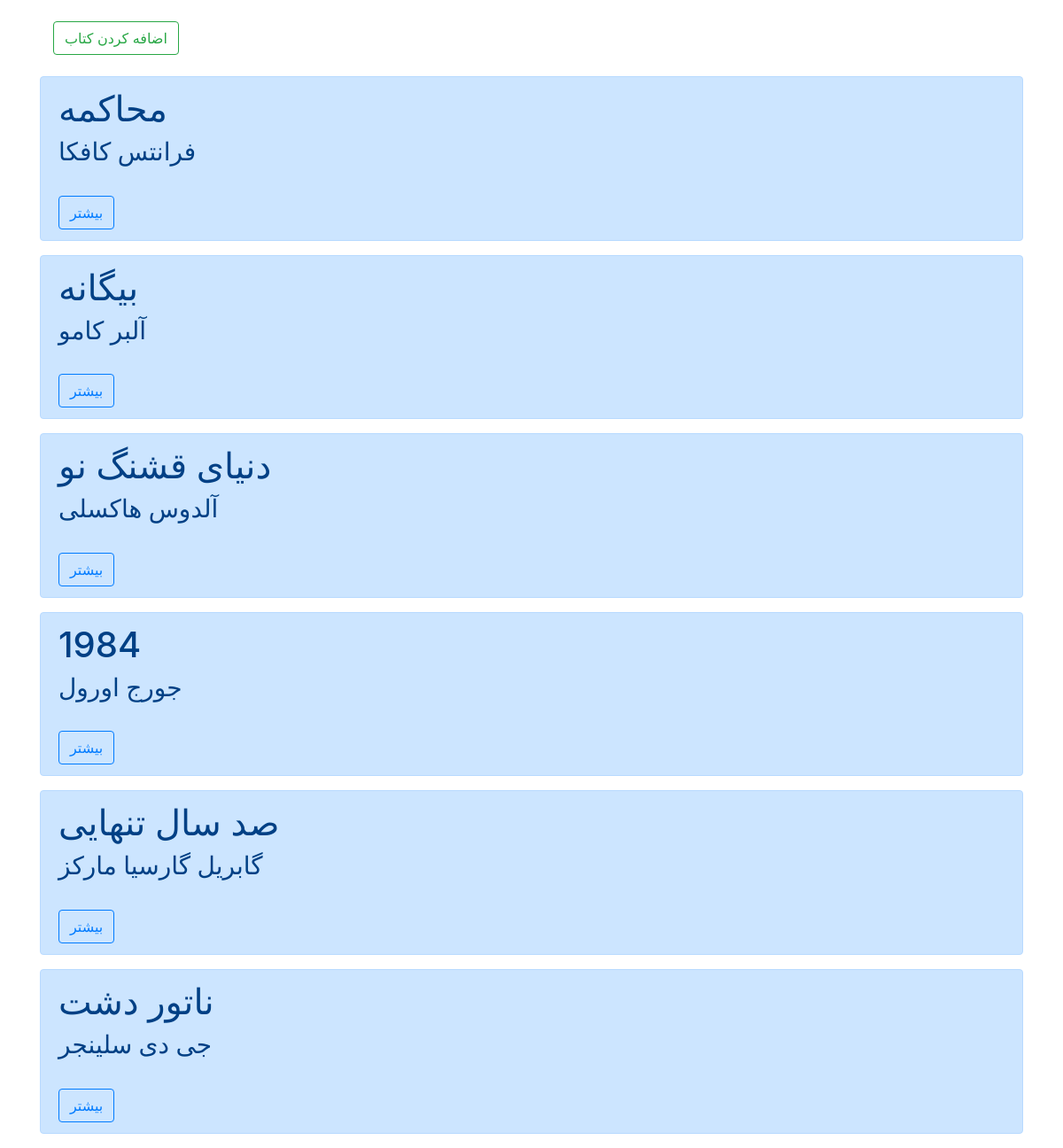
/books/, run on an earlier commit of the app's database.
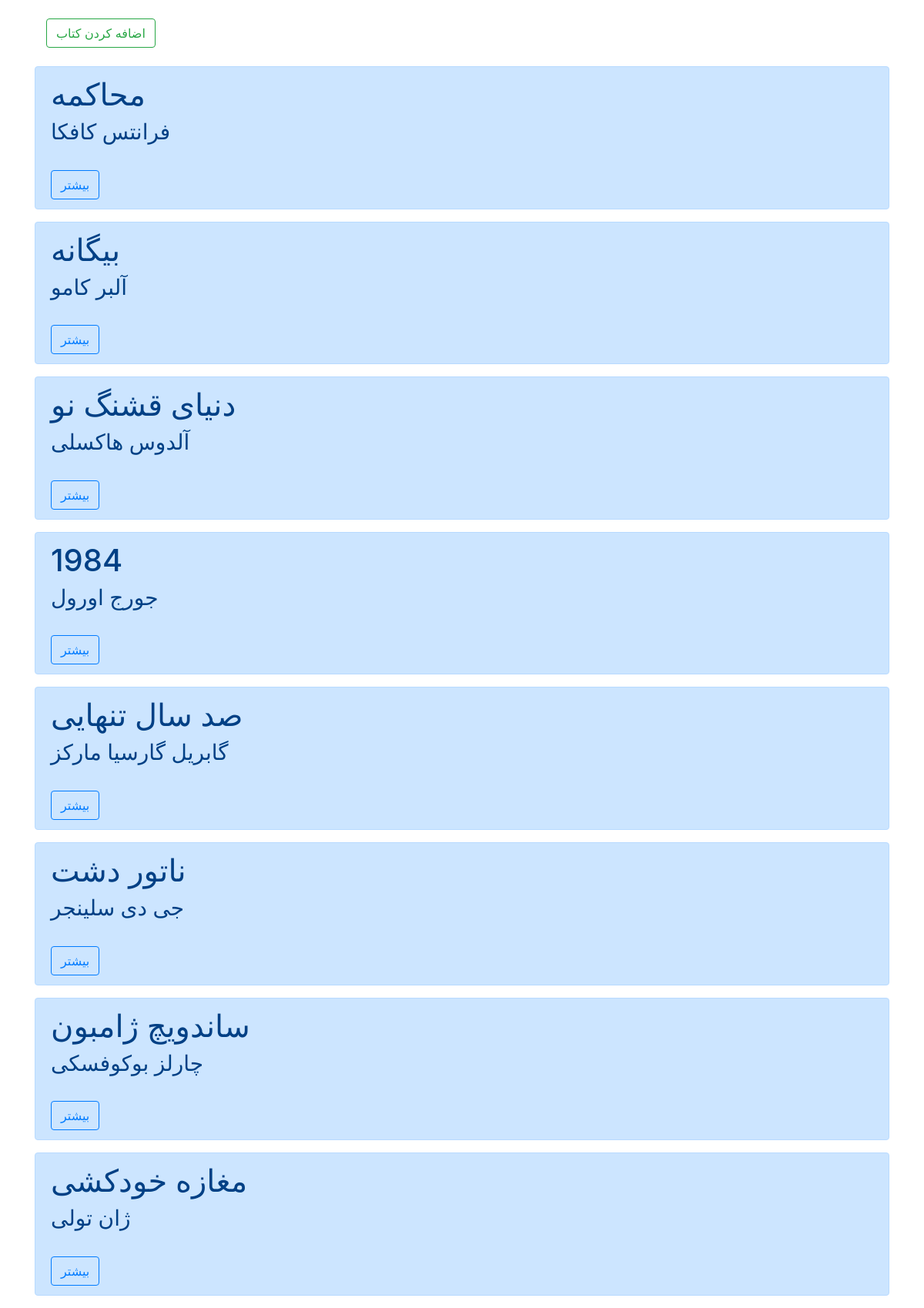
And on a later commit of the database.
### books/models.py (models this page shows, shortened)
class Book(models.Model):
    title = models.CharField(max_length=100)
    author = models.CharField(max_length=100)
    description = models.TextField()
    price = models.DecimalField(max_digits=5, decimal_places=2)
    def get_absolute_url(self):
        return reverse("book_detail", args=[self.id])

### books/views.py (the view)
# urls.py: path('', views.BookListView.as_view(), name='books_list'),
class BookListView(generic.ListView):
    model = Book
    template_name = 'books/books_list.html'
    context_object_name = 'books'

### books/templates/books/books_list.html (shortened to what this page needs)
{% extends '_base.html' %}
{% block content %}
    <div class="container">
        <br>
        <a class="btn btn-outline-success" href="{% url 'book_create' %}">اضافه کردن کتاب</a>
    </div><br>
    {% for book in books %}
    <div class="alert alert-primary" role="alert">
        <h1>{{book.title}}</h1>
        <h3>{{book.author}}</h3><br>
        <a class="btn btn-outline-primary" href="{{book.get_absolute_url}}">بیشتر</a>
    </div>
    {% endfor %}
{% endblock content %}

What changed in the data, as far as the page shows it:
added Book: title "ساندویچ ژامبون", author "چارلز بوکوفسکی"
added Book: title "مغازه خودکشی", author "ژان تولی"
